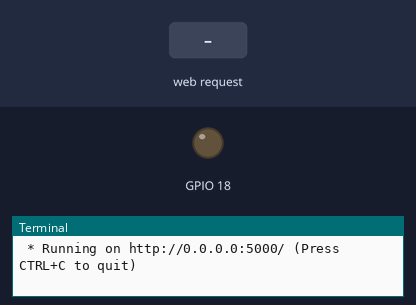
Recording of a program running on a simulated Raspberry Pi (BCM pin numbers). Parts: output pins drawn as LEDs (lit = HIGH), the last lines printed to the terminal. The test bench sets the inputs (shaded band). The clock reads 2024-03-15 10:24:30 at power-on unless the program sets it.

Above: at 1.2 s.
1.3 s: HTTP request for /led/on received
At 2.2 s:
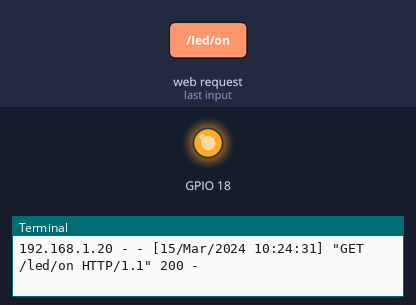
4.3 s: HTTP request for /led/off received
At 5.7 s:
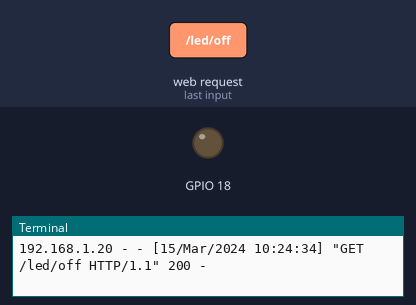
Timing chart, 0 to 7.3 s (numbered marks = the images above; inputs shaded):
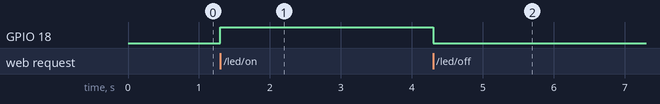

The program:

app.py
```python
#!/usr/bin/python
# -*- coding: UTF-8 -*-

import RPi.GPIO as GPIO                              #載入PI-IO套件
import subprocess                                    #載入執行外部程式套件
from flask import Flask, render_template, request
#  載入      網頁製作套件, 網頁指向套件   , POST,GET套件
app = Flask(__name__)

GPIO.setmode(GPIO.BCM)                    #設定BCM接腳GPIO模式 GPIO2~GPIO26
GPIO.setup(18, GPIO.OUT)                  #設定腳位輸入或輸出
GPIO.output(18, GPIO.LOW)                 #初始腳位為LOW電位

@app.route("/")
def main():                               #http://192.168.XX.XX/
   return render_template('main.html')    #回傳回首頁網頁

@app.route("/led/on")
def led_on():                             #http://192.168.XX.XX/led/on
   GPIO.output(18, GPIO.HIGH)             #燈ON
   return render_template('main.html')    #回傳回首頁網頁

@app.route("/led/off")
def led_off():                            #http://192.168.XX.XX/led/off
   GPIO.output(18, GPIO.LOW)              #燈OFF
   return render_template('main.html')    #回傳回首頁網頁

@app.route("/lcd")
def lcd():                                #http://192.168.XX.XX/led/lcd
   line1 = request.args.get('line1')      #HTML傳過來的值'line1'
   line2 = request.args.get('line2')      #HTML傳過來的值'line2'
   subprocess.call(["python", "lcd1602.py", line1, line2])
   return render_template('main.html')

if __name__ == "__main__":
   app.run(host='0.0.0.0', port=5000, debug=True)
```

Measured:
- after the input at 1.3 s, GPIO 18: LOW → HIGH at once
- after the input at 4.3 s, GPIO 18: HIGH → LOW at once
